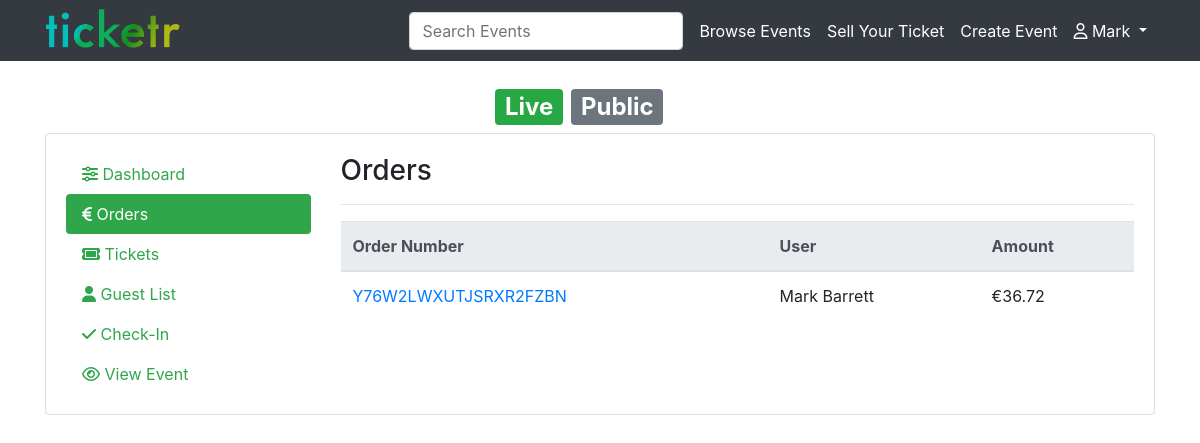
Page /event/manage/orders/1 (signed in) on the earlier database version.
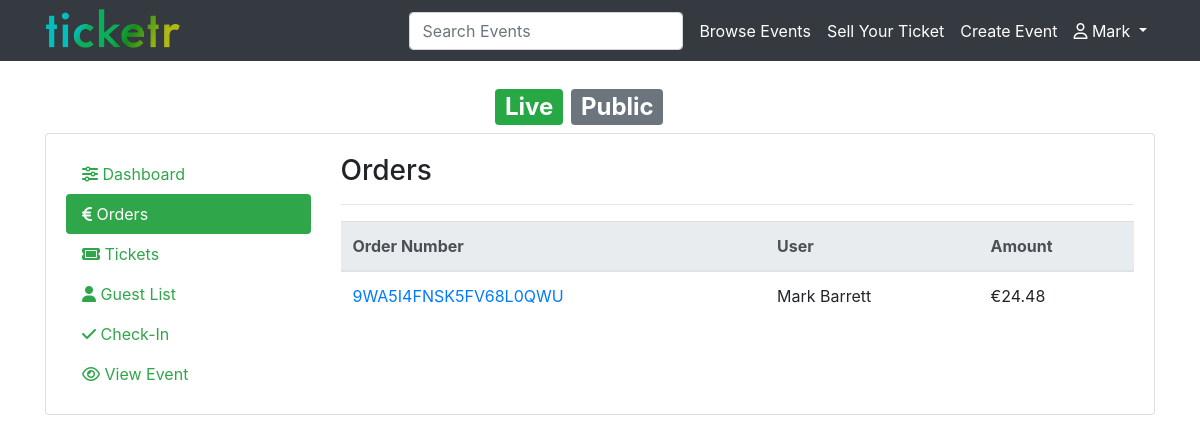
Same page on the later database version.
### ticket/models.py (models this page shows, shortened)
class Order(models.Model):
    order_number = models.CharField(max_length=20)
    user = models.ForeignKey(User)
    event = models.ForeignKey(Event)
    payment_amount = models.DecimalField(decimal_places=2, max_digits=6)
    status = models.BooleanField()
    class Meta:
        verbose_name_plural = 'orders'

### event/views.py (the view)
# urls.py: url(r'^manage/orders/(?P<event_id>[0-9]+)$', event.views.ViewEventOrders.as_view(), name='view-event-orders'),
class ViewEventOrders(View):
    def get(self, request, event_id):
        if request.user.is_authenticated:
            event = Event.objects.get(id=event_id)
            user = User.objects.get(id=request.user.id)
            if user == request.user:
                context = {
                    'event': event,
                    'orders': Order.objects.all().filter(event=event, status=True)
                }
                return render(request, 'manage-orders.html', context)
            else:
                return redirect('/event/my-events')
        else:
            return redirect('/account')

### templates/manage-orders.html (shortened to what this page needs)
{% extends "base.html" %}
{% block content %}
{% include 'menu.html' %}
<div class="small_background">
    <div class="container text-white">
        <h2>
            {{ event.title }} <span class="badge badge-success">Live</span>
            {% if event.privacy == 'P' %}
            <span class="badge badge-secondary">Public</span>
            {% else %}
            <span class="badge badge-dark">Unlisted</span>
            {% endif %}
        </h2>
    </div>
</div>
<div class="container small_background_container">
    <div class="card">
        <div class="card-body">
            <div class="row">
                <div class="col-md-3">
                    {% include 'manage-event-menu.html' with active='orders' %}
                </div>
                <div class="col-md-9">
                    <h3>Orders</h3>
                    <hr/>
                    {% if orders %}
                    <table class="table">
                        <thead class="thead-light">
                        <tr>
                            <th scope="col">Order Number</th>
                            <th scope="col">User</th>
                            <th scope="col">Amount</th>
                        </tr>
                        </thead>
                        <tbody>
                        {% for order in orders %}
                        <tr>
                            <td><a href="/event/manage/order/{{order.order_number}}">{{order.order_number}}</a></td>
                            <td>{{order.user.first_name}} {{order.user.last_name}}</td>
                            <td>&euro;{{order.payment_amount}}</td>
                        </tr>
                        {% endfor %}
                        </tbody>
                    </table>
                    {% else %}
                    <p>There has not been any orders yet.</p>
                    {% endif %}
                </div>
            </div>
        </div>
    </div>
    <br/><br/>
</div>
{% endblock content %}

Differences in the rows shown:
removed Order: order_number "Y76W2LWXUTJSRXR2FZBN", user.first_name "Mark", user.last_name "Barrett", payment_amount "36.72"
added Order: order_number "9WA5I4FNSK5FV68L0QWU", user.first_name "Mark", user.last_name "Barrett", payment_amount "24.48"
